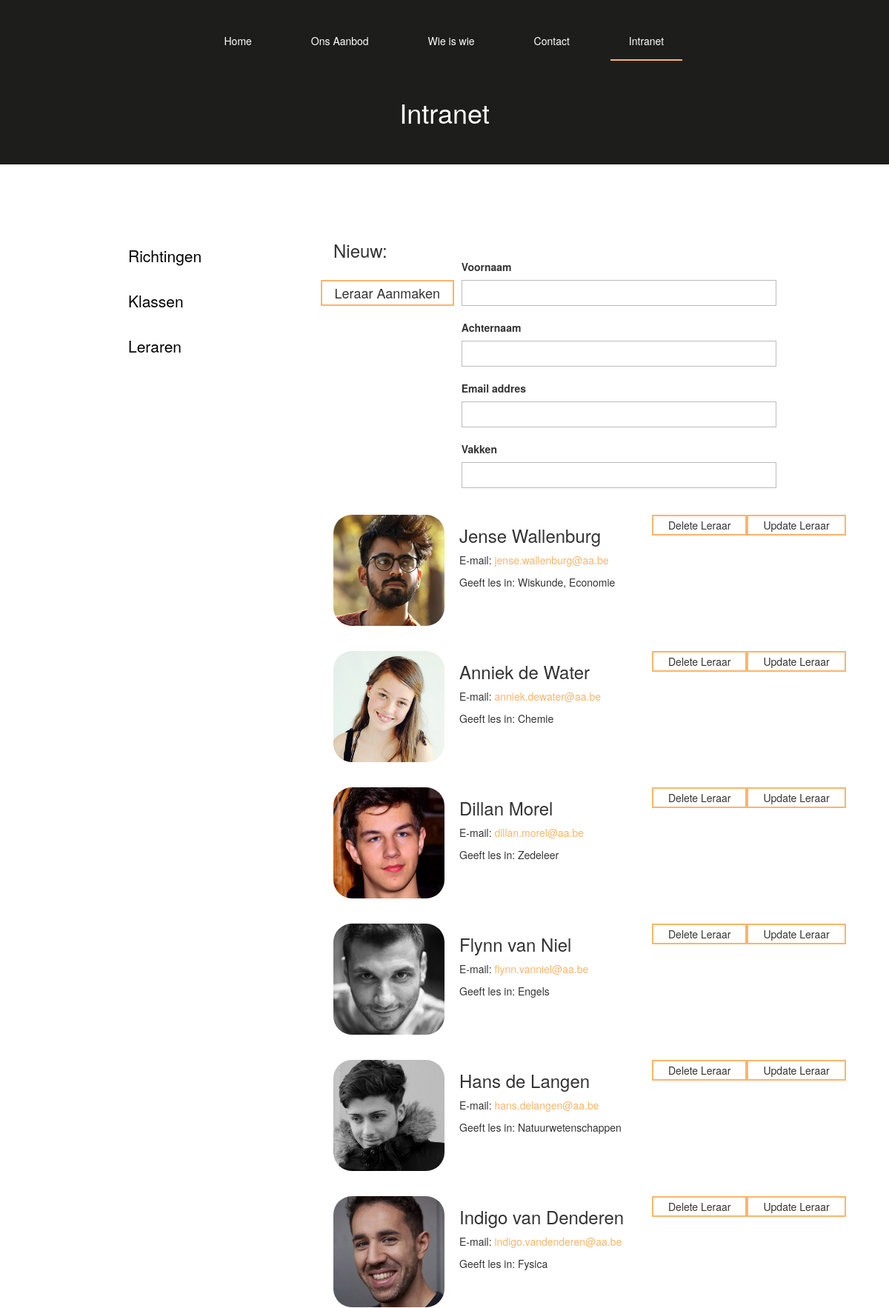
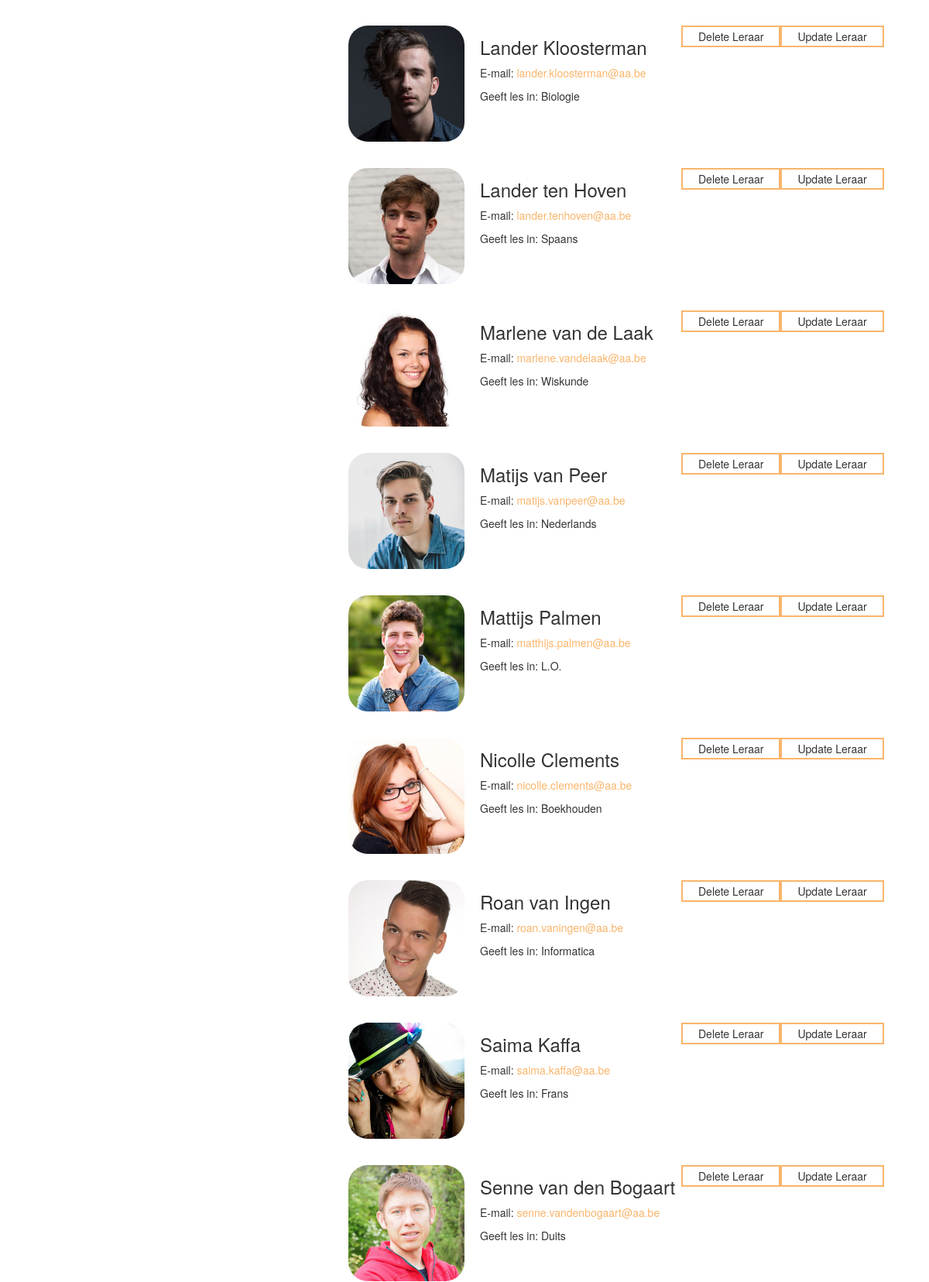
Screenshot of /intranet/leraren (upper part) with the database file from the repository (2 pictures, top to bottom).
### tables this page shows
CREATE TABLE "leraren" (
	`leraar_id`	INTEGER PRIMARY KEY AUTOINCREMENT UNIQUE,
	`voornaam`	TEXT,
	`naam`	TEXT UNIQUE,
	`email`	TEXT UNIQUE,
	`vakken`	TEXT
);

### project/views.py (the view)
@app.route('/intranet', methods=['GET', 'POST'])
@app.route('/intranet/<option>', methods=['GET', 'POST'])
def intranet(option='richtingen'):
	session_add_page('intranet')
	aanbodArray = ''
	klasArray = ''
	leraarArray = ''
	richtingForm = CreateRichtingenForm(request.form)
	klasForm = CreateKlasForm(request.form)
	leraarForm = CreateLeraarForm(request.form)
	updateForm = UpdateForm(request.form)
	if option == "richtingen":
		aanbodArray = get_aanbod()
		richting_ids = get_richting_id()
		updateForm.update_id.choices = richting_ids
	elif option == "klassen":
		klasArray = get_klassen()
		richting_ids = get_richting_id()
		klasForm.richting.choices = richting_ids
	elif option == "leraren":
		leraarArray = get_leraren()
	try:
		if request.method == 'POST':
			whichForm = request.form.get('button')
			formValue = []
			to_do = ""
			note = ""
			url = ""
			refresh = 0
			if whichForm == 'Richting Aanmaken':
				url = '/richtingen'
				if richtingForm.validate():
					formValue =	[request.form.get('naam'),
								request.form.get('description')]
					to_do = "INSERT INTO richtingen (name,description) VALUES (?, ?)"
					note = "Richting aangemaakt!"
					refresh = 1;
					url = '/richtingen'
				else:
					note = "Not valid! Try again"
			elif whichForm == 'Update Richting':
				if richtingForm.validate():
					formValue =	[request.form.get('naam'),
								request.form.get('description'),
								request.form.get('update_id')]
					to_do = "UPDATE richtingen SET name = ?, description = ? where richting_id = ?"
					note = "Richting geupdate!"
					refresh = 1;
					url = '/richtingen'
				else:
					note = "Not valid! Try again"
			elif whichForm == 'Delete Richting':
				formValue = [request.form.get('delete-id')]
				to_do = "DELETE FROM richtingen WHERE richting_id = ?"
				note = "Richting gedelete!"
				refresh = 1;
				url = '/richtingen'
			elif whichForm == 'Klas Aanmaken':
					formValue =	[request.form.get('jaar'),
								request.form.get('richting')]
					to_do = "INSERT INTO klassen (jaar,richting_id) VALUES (?, ?)"
					note = "Klas aangemaakt!"
					refresh = 1;
					url = '/klassen'
			elif whichForm == 'Update Klas':
				formValue = []
				to_do = ""
				note = "Klas geupdate!"
				refresh = 1;
				url = '/klassen'
			elif whichForm == 'Delete Klas':
				formValue = [request.form.get('delete-id')]
				to_do = "DELETE FROM klassen WHERE klas_id = ?"
				note = "Klas gedelete!"
				refresh = 1;
				url = '/klassen'
			if whichForm == 'Leraar Aanmaken':
				url = '/leraren'
				if leraarForm.validate():
					formValue =	[request.form.get('voornaam'),
								request.form.get('achternaam'),
								request.form.get('email'),
								request.form.get('vakken')]
					to_do = "INSERT INTO leraren (voornaam,naam,email,vakken) VALUES (?, ?, ?, ?)"
					note = "Leraar aangemaakt!"
					refresh = 1;
				else:
					note = "Not valid! Try again"
			elif whichForm == 'Update Leraar':
				formValue = []
				to_do = ""
				note = "Leraar geupdate!"
				refresh = 1;
				url = '/leraren'
			elif whichForm == 'Delete Leraar':
				formValue = [request.form.get('delete-id')]
				to_do = "DELETE FROM leraren WHERE leraar_id = ?"
				note = "Leraar gedelete!"
				refresh = 1;
				url = '/leraren'
			db = get_db()
			db.execute(to_do, (formValue));
			db.commit()
			flash(note)
			return redirect(url_for('intranet') + url)
	except KeyError:
		return 'error'
	return set_cookie(render_template('intranet.html', option=option, leraarArray=leraarArray, aanbodArray=aanbodArray, klasArray=klasArray, leraarForm=leraarForm, richtingForm=richtingForm, klasForm=klasForm, updateForm=updateForm))

### project/forms.py
class CreateRichtingenForm(Form):
	naam = StringField('Naam', [validators.Length(min=5, max=35), validators.required()])
	description = TextAreaField('Beschrijving', [validators.Length(min=10, max=500), validators.required()])

class CreateKlasForm(Form):
	jaar = SelectField(u'Jaar', choices=[('1', '1e jaars'), ('2', '2e jaars'), ('3', '3e jaars'), ('3', '3e jaars'), ('4', '4e jaars'), ('5', '5e jaars'), ('6', '6e jaars')])
	richting = SelectField(u'Richting', choices=[], coerce=int)

### project/views.py (called while the page is built)
def connect_db():
	db = sqlite3.connect('school.db')
	return db

def get_db():
    if not hasattr(g, 'sqlite_db'):
        g.sqlite_db = connect_db()
    return g.sqlite_db

def set_cookie(link=None):
	url = link
	response = app.make_response(url)
	response.set_cookie('Atheneum Antwerpen', value='visited')
	return response

def session_add_page(currentPage=None):
	if 'page' in session.keys():
		page_list = session['page']
		page_list.append(currentPage)
		page_list = page_list[-10:] # only last 10 pages into session, : to avoid error if empty
		session['page'] = page_list
	else:
		session['page'] = [currentPage]
	return

def get_leraren():
	db = get_db()
	leraren = db.execute('SELECT * FROM leraren')
	db.commit()
	leraarArray = []
	for row in leraren:
		leraarArray.append( row )
	return leraarArray

### project/templates/intranet.html (shortened to what this page needs)
{% extends "index.html" %}
{% block title %}Intranet{% endblock %}
{% set title = 'intranet' %}
{% block content %}
	<div>
		{% from "_macros.html" import flashes %}
	</div>
	{% from "_macros.html" import render_field %}
	<div class="wrapper cfx">
		<div>
			<ul id="nav">
				<li {% if option == 'Richtingen' %}class="active"{% endif %}><a href="{{ url_for('intranet') }}/richtingen">Richtingen</a></li>
				<li {% if option == 'Klassen' %}class="active"{% endif %}><a href="{{ url_for('intranet') }}/klassen">Klassen</a></li>
				<li {% if option == 'Leraren' %}class="active"{% endif %}><a href="{{ url_for('intranet') }}/leraren">Leraren</a></li>
			</ul>
		</div>
		<div>
			{% if option == 'richtingen' %}
			<h4>Nieuw:</h4>
			<form method="post" action="{{ url_for('intranet') }}" class="new">
				<p><input type="submit" name='button' value="Richting Aanmaken">
				<dl>
					{{ render_field(richtingForm.naam) }}
					{{ render_field(richtingForm.description) }}
				</dl>
			</form>
			<h4>Update:</h4>
			<form method="post" action="{{ url_for('intranet') }}" class="new update">
				<p><input type="submit" name='button' value="Update Richting">
				<dl>
					{{ render_field(updateForm.update_id)}}
					{{ render_field(richtingForm.naam) }}
					{{ render_field(richtingForm.description) }}
				</dl>
			</form>
			<ul class="study cfx">
				{% for richting in aanbodArray %}
				<li>
					<div>
						<form method="post" action="{{ url_for('intranet') }}" class="delete">
							<p><input type="submit" name='button' value="Delete Richting" class="deletebtn"></p>
							<input name="delete-id" value="{% for info in richting %}{% if loop.index == 1 %}{{ info }}{% endif %}{% endfor %}" type="hidden">
						</form>
						<button class="dropdown"><h3><span>></span>{% for info in richting %}{% if loop.index == 2 %}{{ info }}{% endif %}{% endfor %}</h3></button>
						<p>{% for info in richting %}{% if loop.index == 3 %}{{ info }}{% endif %}{% endfor %}</p>
					</div>
				</li>
				{% endfor %}
			</ul>
			{% elif option == 'leraren' %}
			<h4>Nieuw:</h4>
			<form method="post" action="{{ url_for('intranet') }}" class="new">
				<p><input type="submit" name='button' value="Leraar Aanmaken">
				<dl>
					{{ render_field(leraarForm.voornaam) }}
					{{ render_field(leraarForm.achternaam) }}
					{{ render_field(leraarForm.email) }}
					{{ render_field(leraarForm.vakken) }}
				</dl>
			</form>
			<ul class="people">
				{% for leraar in leraarArray %}
				<li>
					<img src="../static/img/leraren/{% for info in leraar %}{% if loop.index == 2 %}{{info}}{% endif %}{% endfor %}-{% for info in leraar %}{% if loop.index == 3 %}{{info}}{% endif %}{% endfor %}.jpg"
					alt="{% for info in leraar %}{% if loop.index == 2 %}{{info}}{% endif %}{% endfor %} {% for info in leraar %}{% if loop.index == 3 %}{{info}}{% endif %}{% endfor %}">
					<div>
						<h3>{% for info in leraar %}{% if loop.index == 2 %}{{ info }}{% endif %} {% if loop.index == 3 %}{{ info }}{% endif %}{% endfor %}</h3>
						{% for info in leraar %}
							{% if loop.index == 4 %}<p>E-mail: <a href="mailto:{{ info }}">{{ info }}</a></p>{% endif %}
							{% if loop.index == 5 %}
								<p>Geeft les in: {{info}}</p>
							{% endif %}
						{% endfor %}
					</div>
					<form method="post" action="{{ url_for('intranet') }}" class="delete">
						<p><input type="submit" name='button' value="Delete Leraar" class="deletebtn"></p>
					</form>
					<form method="post" action="{{ url_for('intranet') }}" class="delete">
						<p><input type="submit" name='button' value="Update Leraar"></p>
					</form>
				</li>
				{% endfor %}
			</ul>
			{% endif %}
		</div>
	</div>
{% endblock %}

### project/static/style.css (style rules this page uses)
.cfx:after { content: ""; display: table; clear: both; }
p { font-size: 18px; }
a { color: #FAB56B; }
ul { list-style-type: none; padding-left: 0; }
.wrapper { max-width: 900px; margin: 0 auto; }
.people { display: flex; flex-flow: row wrap; margin-bottom: 0; }
.people > li { display: flex; margin-bottom: 20px; }
.people > li:nth-child(2n+1) { margin-right: 40px; }
.people > li div { width: 280px; padding: 15px 0 0 20px; }
.people img { max-width: 150px; max-height: 150px; height: auto; border-radius: 25px; display: block; margin-bottom: 1em; }
.people h3 { margin-top: 0; }
.people p { font-size: 14px; }
#intranet > div > div:first-child { width: 300px; float: left; margin-bottom: 440px; }
#intranet > div > div:last-child { width: 600px; float: left; }
#intranet #nav { margin: 0; }
#intranet #nav li { font-size: 1.5em; padding: 5.5px 0; width: 180px; border-left: 3px solid #fff; transition: 0.15s all; }
#intranet #nav li:nth-child(2) { margin: 20px 0; }
#intranet #nav li a { color: #000; padding: 9px 70px 9px 20px; }
#intranet > div { margin-bottom: 20px !important; min-height: 33px; }
#intranet h4 { float: left; margin-right: 50px; margin-top: 0; font-size: 24px; }
#intranet .new { float: left; width: 475px; padding-left: 50px; margin-top: 40px; }
#intranet .new p input, #intranet .new dd input, #intranet .new dd textarea, #intranet .new dd select { background: none !important; color: inherit; border: none; padding: 0; font: inherit; outline: inherit !important; }
#intranet .new dd input, #intranet .new dd select { width: 100%; }
#intranet .new dd input, #intranet .new dd textarea, #intranet .new dd select { border: 1px solid #bbb; padding: 2px 5px; font-size: 20px; transition: 0.15s all; }
#intranet .new p input { border: 2px solid #FAB56B; padding: 3px 10px; position: relative; top: 13px; left: -100px; transform: translateX(-50%); font-size: 1em; transition: 0.15s all; width: 180px; }
#intranet .new dl { margin-top: -60px; }
.delete { float: right; position: relative; margin-top: -40px; top: 40px; }
.delete p input { background: none !important; color: inherit; border: none; font: inherit; outline: inherit !important; border: 2px solid #FAB56B; padding: 2px 20px; font-size: 1em; transition: 0.15s all; z-index: 10; position: relative; }
#intranet .people { margin-top: 370px; }

### rows the page displays
leraren: voornaam+naam (picture), voornaam "Jense", naam "Wallenburg", email "jense.wallenburg@aa.be", vakken "Wiskunde, Economie"
leraren: voornaam+naam (picture), voornaam "Anniek", naam "de Water", email "anniek.dewater@aa.be", vakken "Chemie"
leraren: voornaam+naam (picture), voornaam "Dillan", naam "Morel", email "dillan.morel@aa.be", vakken "Zedeleer"
leraren: voornaam+naam (picture), voornaam "Flynn", naam "van Niel", email "flynn.vanniel@aa.be", vakken "Engels"
leraren: voornaam+naam (picture), voornaam "Hans", naam "de Langen", email "hans.delangen@aa.be", vakken "Natuurwetenschappen"
leraren: voornaam+naam (picture), voornaam "Indigo", naam "van Denderen", email "indigo.vandenderen@aa.be", vakken "Fysica"
leraren: voornaam+naam (picture), voornaam "Lander", naam "Kloosterman", email "lander.kloosterman@aa.be", vakken "Biologie"
leraren: voornaam+naam (picture), voornaam "Lander", naam "ten Hoven", email "lander.tenhoven@aa.be", vakken "Spaans"
leraren: voornaam+naam (picture), voornaam "Marlene", naam "van de Laak", email "marlene.vandelaak@aa.be", vakken "Wiskunde"
leraren: voornaam+naam (picture), voornaam "Matijs", naam "van Peer", email "matijs.vanpeer@aa.be", vakken "Nederlands"
leraren: voornaam+naam (picture), voornaam "Mattijs", naam "Palmen", email "matthijs.palmen@aa.be", vakken "L.O."
leraren: voornaam+naam (picture), voornaam "Nicolle", naam "Clements", email "nicolle.clements@aa.be", vakken "Boekhouden"
leraren: voornaam+naam (picture), voornaam "Roan", naam "van Ingen", email "roan.vaningen@aa.be", vakken "Informatica"
leraren: voornaam+naam (picture), voornaam "Saima", naam "Kaffa", email "saima.kaffa@aa.be", vakken "Frans"
leraren: voornaam+naam (picture), voornaam "Senne", naam "van den Bogaart", email "senne.vandenbogaart@aa.be", vakken "Duits"

### other values shown
{{ field.label }} "Voornaam Achternaam Email addres Vakken"
